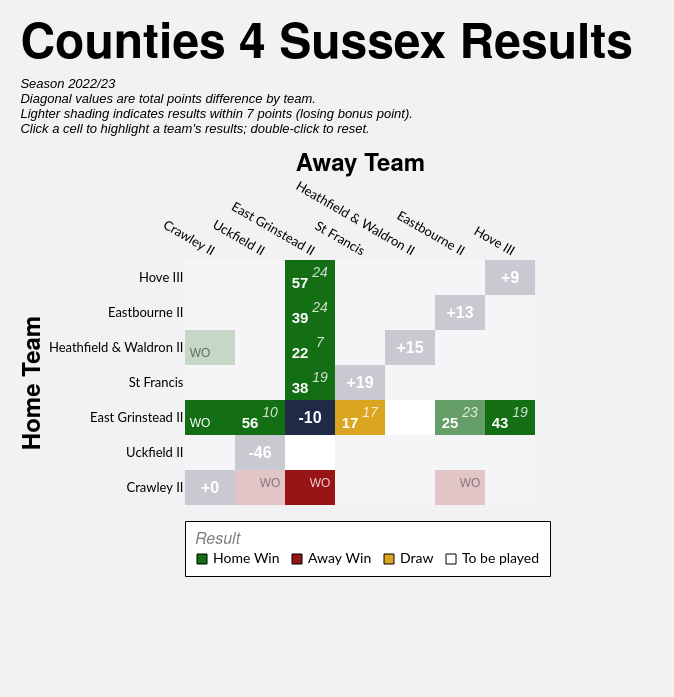

This figure's Vega-Lite source:
### Vega-Lite specification from a JSON file in a GitHub repository (floating-point values rounded to 4 significant figures)
{"config": {"axis": {"labelFont": "Lato, sans-serif", "titleFont": "PT Sans Narrow, Helvetica Neue, Helvetica, Arial, sans-serif", "labelFontSize": 13, "titleFontSize": 24, "gridColor": "#202947", "gridOpacity": 0.2}, "header": {"labelFont": "PT Sans Narrow, Helvetica Neue, Helvetica, Arial, sans-serif", "titleFont": "PT Sans Narrow, Helvetica Neue, Helvetica, Arial, sans-serif", "labelFontSize": 24, "titleFontSize": 28, "labelFontWeight": "bold", "orient": "left"}, "legend": {"labelFont": "Lato, sans-serif", "titleFont": "PT Sans Narrow, Helvetica Neue, Helvetica, Arial, sans-serif", "labelFontSize": 14, "titleFontSize": 16, "titlePadding": 5, "fillColor": "white", "strokeColor": "black", "padding": 10, "titleFontWeight": "lighter", "titleFontStyle": "italic", "titleColor": "gray", "offset": 10}, "title": {"font": "PT Sans Narrow, Helvetica Neue, Helvetica, Arial, sans-serif", "fontSize": 48, "fontWeight": "bold", "anchor": "start", "align": "center", "titlePadding": 20, "subtitlePadding": 10, "subtitleFontSize": 13, "subtitleColor": "", "subtitleFontStyle": "italic", "offset": 15, "color": "black"}, "axisX": {"labelAngle": 0}, "facet": {"title": null, "header": null, "align": {"row": "each", "column": "each"}}, "resolve": {"scale": {"y": "independent", "facet": "independent"}}, "background": "#f2f1f4", "view": {"stroke": null}}, "layer": [{"data": {"name": "data-ccf5f4ad0171923926e98273e820e13f"}, "mark": {"type": "rect"}, "encoding": {"color": {"field": "result", "legend": {"columns": 4, "direction": "horizontal", "labelLimit": 200, "offset": 16, "orient": "bottom", "symbolStrokeColor": "black", "symbolStrokeWidth": 1, "values": ["Home Win", "Away Win", "Draw", "To be played"]}, "scale": {"domain": ["Home Win", "Home Win (LBP)", "Away Win", "Away Win (LBP)", "Draw", "To be played", "N/A"], "range": ["#146f14", "#146f14a0", "#991515", "#991515a0", "goldenrod", "white", "#202946"]}, "title": "Result", "type": "nominal"}, "opacity": {"condition": {"test": "datum.home_team == param_12['home_team'] || datum.away_team == param_12['home_team'] || !isValid(param_12['home_team'])", "value": 1.0}, "value": 0.2}, "tooltip": [{"field": "home_team", "title": "Home", "type": "nominal"}, {"field": "away_team", "title": "Away", "type": "nominal"}, {"field": "home_score_text", "title": "Home Score", "type": "nominal"}, {"field": "away_score_text", "title": "Away Score", "type": "nominal"}, {"field": "result", "title": "Result", "type": "nominal"}, {"field": "date", "format": "%d %b %Y", "title": "Date", "type": "temporal"}], "x": {"axis": {"domain": false, "grid": false, "labelAngle": 30, "orient": "top", "ticks": false}, "field": "away_team", "sort": ["Crawley II", "Uckfield II", "East Grinstead II", "St Francis", "Heathfield & Waldron II", "Eastbourne II", "Hove III"], "title": "Away Team", "type": "nominal"}, "y": {"axis": {"domain": false, "grid": false, "ticks": false}, "field": "home_team", "sort": ["Hove III", "Eastbourne II", "Heathfield & Waldron II", "St Francis", "East Grinstead II", "Uckfield II", "Crawley II"], "title": "Home Team", "type": "nominal"}}, "name": "view_7"}, {"data": {"name": "data-ccf5f4ad0171923926e98273e820e13f"}, "mark": {"type": "text", "fontStyle": "italic", "size": 14, "xOffset": 10, "yOffset": -5}, "encoding": {"color": {"condition": {"test": "datum.home_team == param_12['home_team'] || datum.away_team == param_12['home_team'] || !isValid(param_12['home_team'])", "value": "white"}, "value": "black"}, "opacity": {"condition": {"test": "datum.home_team == param_12['home_team'] || datum.away_team == param_12['home_team'] || !isValid(param_12['home_team'])", "value": 0.8}, "value": 0.4}, "text": {"field": "away_score_text", "type": "nominal"}, "x": {"field": "away_team", "sort": ["Crawley II", "Uckfield II", "East Grinstead II", "St Francis", "Heathfield & Waldron II", "Eastbourne II", "Hove III"], "type": "nominal"}, "y": {"field": "home_team", "sort": ["Hove III", "Eastbourne II", "Heathfield & Waldron II", "St Francis", "East Grinstead II", "Uckfield II", "Crawley II"], "type": "nominal"}}, "transform": [{"filter": "datum.away_score_text != '' && datum.away_score_text != 'WO'"}]}, {"data": {"name": "data-ccf5f4ad0171923926e98273e820e13f"}, "mark": {"type": "text", "size": 12, "xOffset": 10, "yOffset": -5}, "encoding": {"color": {"condition": {"test": "datum.home_team == param_12['home_team'] || datum.away_team == param_12['home_team'] || !isValid(param_12['home_team'])", "value": "white"}, "value": "black"}, "opacity": {"condition": {"test": "datum.home_team == param_12['home_team'] || datum.away_team == param_12['home_team'] || !isValid(param_12['home_team'])", "value": 0.8}, "value": 0.4}, "text": {"field": "away_score_text", "type": "nominal"}, "x": {"field": "away_team", "sort": ["Crawley II", "Uckfield II", "East Grinstead II", "St Francis", "Heathfield & Waldron II", "Eastbourne II", "Hove III"], "type": "nominal"}, "y": {"field": "home_team", "sort": ["Hove III", "Eastbourne II", "Heathfield & Waldron II", "St Francis", "East Grinstead II", "Uckfield II", "Crawley II"], "type": "nominal"}}, "transform": [{"filter": "datum.away_score_text == 'WO'"}]}, {"data": {"name": "data-ccf5f4ad0171923926e98273e820e13f"}, "mark": {"type": "text", "fontWeight": "bold", "size": 15, "xOffset": -10, "yOffset": 5}, "encoding": {"color": {"condition": {"test": "datum.home_team == param_12['home_team'] || datum.away_team == param_12['home_team'] || !isValid(param_12['home_team'])", "value": "white"}, "value": "black"}, "opacity": {"condition": {"test": "datum.home_team == param_12['home_team'] || datum.away_team == param_12['home_team'] || !isValid(param_12['home_team'])", "value": 1.0}, "value": 0.5}, "text": {"field": "home_score_text", "type": "nominal"}, "x": {"field": "away_team", "sort": ["Crawley II", "Uckfield II", "East Grinstead II", "St Francis", "Heathfield & Waldron II", "Eastbourne II", "Hove III"], "type": "nominal"}, "y": {"field": "home_team", "sort": ["Hove III", "Eastbourne II", "Heathfield & Waldron II", "St Francis", "East Grinstead II", "Uckfield II", "Crawley II"], "type": "nominal"}}, "transform": [{"filter": "datum.home_score_text != '' && datum.home_score_text != 'WO'"}]}, {"data": {"name": "data-ccf5f4ad0171923926e98273e820e13f"}, "mark": {"type": "text", "size": 12, "xOffset": -10, "yOffset": 5}, "encoding": {"color": {"condition": {"test": "datum.home_team == param_12['home_team'] || datum.away_team == param_12['home_team'] || !isValid(param_12['home_team'])", "value": "white"}, "value": "black"}, "opacity": {"condition": {"test": "datum.home_team == param_12['home_team'] || datum.away_team == param_12['home_team'] || !isValid(param_12['home_team'])", "value": 1.0}, "value": 0.5}, "text": {"field": "home_score_text", "type": "nominal"}, "x": {"field": "away_team", "sort": ["Crawley II", "Uckfield II", "East Grinstead II", "St Francis", "Heathfield & Waldron II", "Eastbourne II", "Hove III"], "type": "nominal"}, "y": {"field": "home_team", "sort": ["Hove III", "Eastbourne II", "Heathfield & Waldron II", "St Francis", "East Grinstead II", "Uckfield II", "Crawley II"], "type": "nominal"}}, "transform": [{"filter": "datum.home_score_text == 'WO'"}]}, {"data": {"name": "data-c8435c9091d0f07fd5fd112509aa629a"}, "mark": {"type": "text", "color": "white", "fontWeight": "bold", "size": 16}, "encoding": {"text": {"field": "display_text", "type": "nominal"}, "tooltip": [{"field": "home_team", "title": "Team", "type": "nominal"}, {"field": "display_text", "title": "Points Difference", "type": "nominal"}], "x": {"field": "away_team", "sort": ["Crawley II", "Uckfield II", "East Grinstead II", "St Francis", "Heathfield & Waldron II", "Eastbourne II", "Hove III"], "type": "nominal"}, "y": {"field": "home_team", "sort": ["Hove III", "Eastbourne II", "Heathfield & Waldron II", "St Francis", "East Grinstead II", "Uckfield II", "Crawley II"], "type": "nominal"}}}], "height": {"step": 35}, "padding": {"left": 20, "top": 20, "right": 40, "bottom": 120}, "params": [{"name": "param_12", "select": {"type": "point", "clear": "dblclick", "fields": ["home_team"], "on": "click"}, "value": [{"home_team": "East Grinstead II"}], "views": ["view_7"]}], "title": {"text": "Counties 4 Sussex Results", "subtitle": ["Season 2022/23", "Diagonal values are total points difference by team.", "Lighter shading indicates results within 7 points (losing bonus point).", "Click a cell to highlight a team's results; double-click to reset."]}, "width": {"step": 50}, "$schema": "https://vega.github.io/schema/vega-lite/v5.20.1.json", "datasets": {"data-ccf5f4ad0171923926e98273e820e13f": [{"home_team": "Crawley II", "away_team": "Crawley II", "match_id": null, "date": "", "home_score": null, "away_score": null, "home_walkover": null, "away_walkover": null, "result": "N/A", "home_score_text": "", "away_score_text": "", "wo_result": "", "score_text": "", "display_text": "+0", "is_diagonal": true, "result_simple": "N/A"}, {"home_team": "Crawley II", "away_team": "East Grinstead II", "match_id": "995325", "date": "2022-10-01T00:00:00", "home_score": null, "away_score": null, "home_walkover": false, "away_walkover": true, "result": "Away Win", "home_score_text": "", "away_score_text": "WO", "wo_result": "AWO", "score_text": "WO", "display_text": "WO", "is_diagonal": false, "result_simple": "Away Win"}, {"home_team": "Crawley II", "away_team": "Eastbourne II", "match_id": "995339", "date": "2022-11-12T00:00:00", "home_score": null, "away_score": null, "home_walkover": false, "away_walkover": true, "result": "Away Win", "home_score_text": "", "away_score_text": "WO", "wo_result": "AWO", "score_text": "WO", "display_text": "WO", "is_diagonal": false, "result_simple": "Away Win"}, {"home_team": "Crawley II", "away_team": "Heathfield & Waldron II", "match_id": null, "date": "", "home_score": null, "away_score": null, "home_walkover": null, "away_walkover": null, "result": "To be played", "home_score_text": "", "away_score_text": "", "wo_result": "", "score_text": "", "display_text": "", "is_diagonal": false, "result_simple": "To be played"}, {"home_team": "Crawley II", "away_team": "Hove III", "match_id": null, "date": "", "home_score": null, "away_score": null, "home_walkover": null, "away_walkover": null, "result": "To be played", "home_score_text": "", "away_score_text": "", "wo_result": "", "score_text": "", "display_text": "", "is_diagonal": false, "result_simple": "To be played"}, {"home_team": "Crawley II", "away_team": "St Francis", "match_id": null, "date": "", "home_score": null, "away_score": null, "home_walkover": null, "away_walkover": null, "result": "To be played", "home_score_text": "", "away_score_text": "", "wo_result": "", "score_text": "", "display_text": "", "is_diagonal": false, "result_simple": "To be played"}, {"home_team": "Crawley II", "away_team": "Uckfield II", "match_id": "995351", "date": "2022-12-10T00:00:00", "home_score": null, "away_score": null, "home_walkover": false, "away_walkover": true, "result": "Away Win", "home_score_text": "", "away_score_text": "WO", "wo_result": "AWO", "score_text": "WO", "display_text": "WO", "is_diagonal": false, "result_simple": "Away Win"}, {"home_team": "East Grinstead II", "away_team": "Crawley II", "match_id": "995349", "date": "2022-12-03T00:00:00", "home_score": null, "away_score": null, "home_walkover": true, "away_walkover": false, "result": "Home Win", "home_score_text": "WO", "away_score_text": "", "wo_result": "HWO", "score_text": "WO", "display_text": "WO", "is_diagonal": false, "result_simple": "Home Win"}, {"home_team": "East Grinstead II", "away_team": "East Grinstead II", "match_id": null, "date": "", "home_score": null, "away_score": null, "home_walkover": null, "away_walkover": null, "result": "N/A", "home_score_text": "", "away_score_text": "", "wo_result": "", "score_text": "", "display_text": "-10", "is_diagonal": true, "result_simple": "N/A"}, {"home_team": "East Grinstead II", "away_team": "Eastbourne II", "match_id": "995326", "date": "2022-10-15T00:00:00", "home_score": 25, "away_score": 23, "home_walkover": false, "away_walkover": false, "result": "Home Win (LBP)", "home_score_text": "25", "away_score_text": "23", "wo_result": "", "score_text": "25-23", "display_text": "25-23", "is_diagonal": false, "result_simple": "Home Win"}, {"home_team": "East Grinstead II", "away_team": "Heathfield & Waldron II", "match_id": null, "date": "", "home_score": null, "away_score": null, "home_walkover": null, "away_walkover": null, "result": "To be played", "home_score_text": "", "away_score_text": "", "wo_result": "", "score_text": "", "display_text": "", "is_diagonal": false, "result_simple": "To be played"}, {"home_team": "East Grinstead II", "away_team": "Hove III", "match_id": "1032189", "date": "2023-01-07T00:00:00", "home_score": 43, "away_score": 19, "home_walkover": false, "away_walkover": false, "result": "Home Win", "home_score_text": "43", "away_score_text": "19", "wo_result": "", "score_text": "43-19", "display_text": "43-19", "is_diagonal": false, "result_simple": "Home Win"}, {"home_team": "East Grinstead II", "away_team": "St Francis", "match_id": "995334", "date": "2022-10-29T00:00:00", "home_score": 17, "away_score": 17, "home_walkover": false, "away_walkover": false, "result": "Draw", "home_score_text": "17", "away_score_text": "17", "wo_result": "", "score_text": "17-17", "display_text": "17-17", "is_diagonal": false, "result_simple": "Draw"}, {"home_team": "East Grinstead II", "away_team": "Uckfield II", "match_id": "1034960", "date": "2023-02-11T00:00:00", "home_score": 56, "away_score": 10, "home_walkover": false, "away_walkover": false, "result": "Home Win", "home_score_text": "56", "away_score_text": "10", "wo_result": "", "score_text": "56-10", "display_text": "56-10", "is_diagonal": false, "result_simple": "Home Win"}, {"home_team": "Eastbourne II", "away_team": "Crawley II", "match_id": null, "date": "", "home_score": null, "away_score": null, "home_walkover": null, "away_walkover": null, "result": "To be played", "home_score_text": "", "away_score_text": "", "wo_result": "", "score_text": "", "display_text": "", "is_diagonal": false, "result_simple": "To be played"}, {"home_team": "Eastbourne II", "away_team": "East Grinstead II", "match_id": "1032182", "date": "2023-01-21T00:00:00", "home_score": 39, "away_score": 24, "home_walkover": false, "away_walkover": false, "result": "Home Win", "home_score_text": "39", "away_score_text": "24", "wo_result": "", "score_text": "39-24", "display_text": "39-24", "is_diagonal": false, "result_simple": "Home Win"}, {"home_team": "Eastbourne II", "away_team": "Eastbourne II", "match_id": null, "date": "", "home_score": null, "away_score": null, "home_walkover": null, "away_walkover": null, "result": "N/A", "home_score_text": "", "away_score_text": "", "wo_result": "", "score_text": "", "display_text": "+13", "is_diagonal": true, "result_simple": "N/A"}, {"home_team": "Eastbourne II", "away_team": "Heathfield & Waldron II", "match_id": null, "date": "", "home_score": null, "away_score": null, "home_walkover": null, "away_walkover": null, "result": "To be played", "home_score_text": "", "away_score_text": "", "wo_result": "", "score_text": "", "display_text": "", "is_diagonal": false, "result_simple": "To be played"}, {"home_team": "Eastbourne II", "away_team": "Hove III", "match_id": null, "date": "", "home_score": null, "away_score": null, "home_walkover": null, "away_walkover": null, "result": "To be played", "home_score_text": "", "away_score_text": "", "wo_result": "", "score_text": "", "display_text": "", "is_diagonal": false, "result_simple": "To be played"}, {"home_team": "Eastbourne II", "away_team": "St Francis", "match_id": null, "date": "", "home_score": null, "away_score": null, "home_walkover": null, "away_walkover": null, "result": "To be played", "home_score_text": "", "away_score_text": "", "wo_result": "", "score_text": "", "display_text": "", "is_diagonal": false, "result_simple": "To be played"}, {"home_team": "Eastbourne II", "away_team": "Uckfield II", "match_id": null, "date": "", "home_score": null, "away_score": null, "home_walkover": null, "away_walkover": null, "result": "To be played", "home_score_text": "", "away_score_text": "", "wo_result": "", "score_text": "", "display_text": "", "is_diagonal": false, "result_simple": "To be played"}, {"home_team": "Heathfield & Waldron II", "away_team": "Crawley II", "match_id": "1034971", "date": "2023-02-11T00:00:00", "home_score": null, "away_score": null, "home_walkover": true, "away_walkover": false, "result": "Home Win", "home_score_text": "WO", "away_score_text": "", "wo_result": "HWO", "score_text": "WO", "display_text": "WO", "is_diagonal": false, "result_simple": "Home Win"}, {"home_team": "Heathfield & Waldron II", "away_team": "East Grinstead II", "match_id": "995341", "date": "2022-11-12T00:00:00", "home_score": 22, "away_score": 7, "home_walkover": false, "away_walkover": false, "result": "Home Win", "home_score_text": "22", "away_score_text": "7", "wo_result": "", "score_text": "22-7", "display_text": "22-7", "is_diagonal": false, "result_simple": "Home Win"}, {"home_team": "Heathfield & Waldron II", "away_team": "Eastbourne II", "match_id": null, "date": "", "home_score": null, "away_score": null, "home_walkover": null, "away_walkover": null, "result": "To be played", "home_score_text": "", "away_score_text": "", "wo_result": "", "score_text": "", "display_text": "", "is_diagonal": false, "result_simple": "To be played"}, {"home_team": "Heathfield & Waldron II", "away_team": "Heathfield & Waldron II", "match_id": null, "date": "", "home_score": null, "away_score": null, "home_walkover": null, "away_walkover": null, "result": "N/A", "home_score_text": "", "away_score_text": "", "wo_result": "", "score_text": "", "display_text": "+15", "is_diagonal": true, "result_simple": "N/A"}, {"home_team": "Heathfield & Waldron II", "away_team": "Hove III", "match_id": null, "date": "", "home_score": null, "away_score": null, "home_walkover": null, "away_walkover": null, "result": "To be played", "home_score_text": "", "away_score_text": "", "wo_result": "", "score_text": "", "display_text": "", "is_diagonal": false, "result_simple": "To be played"}, {"home_team": "Heathfield & Waldron II", "away_team": "St Francis", "match_id": null, "date": "", "home_score": null, "away_score": null, "home_walkover": null, "away_walkover": null, "result": "To be played", "home_score_text": "", "away_score_text": "", "wo_result": "", "score_text": "", "display_text": "", "is_diagonal": false, "result_simple": "To be played"}, {"home_team": "Heathfield & Waldron II", "away_team": "Uckfield II", "match_id": null, "date": "", "home_score": null, "away_score": null, "home_walkover": null, "away_walkover": null, "result": "To be played", "home_score_text": "", "away_score_text": "", "wo_result": "", "score_text": "", "display_text": "", "is_diagonal": false, "result_simple": "To be played"}, {"home_team": "Hove III", "away_team": "Crawley II", "match_id": null, "date": "", "home_score": null, "away_score": null, "home_walkover": null, "away_walkover": null, "result": "To be played", "home_score_text": "", "away_score_text": "", "wo_result": "", "score_text": "", "display_text": "", "is_diagonal": false, "result_simple": "To be played"}, {"home_team": "Hove III", "away_team": "East Grinstead II", "match_id": "995369", "date": "2023-03-04T00:00:00", "home_score": 57, "away_score": 24, "home_walkover": false, "away_walkover": false, "result": "Home Win", "home_score_text": "57", "away_score_text": "24", "wo_result": "", "score_text": "57-24", "display_text": "57-24", "is_diagonal": false, "result_simple": "Home Win"}, {"home_team": "Hove III", "away_team": "Eastbourne II", "match_id": null, "date": "", "home_score": null, "away_score": null, "home_walkover": null, "away_walkover": null, "result": "To be played", "home_score_text": "", "away_score_text": "", "wo_result": "", "score_text": "", "display_text": "", "is_diagonal": false, "result_simple": "To be played"}, {"home_team": "Hove III", "away_team": "Heathfield & Waldron II", "match_id": null, "date": "", "home_score": null, "away_score": null, "home_walkover": null, "away_walkover": null, "result": "To be played", "home_score_text": "", "away_score_text": "", "wo_result": "", "score_text": "", "display_text": "", "is_diagonal": false, "result_simple": "To be played"}, {"home_team": "Hove III", "away_team": "Hove III", "match_id": null, "date": "", "home_score": null, "away_score": null, "home_walkover": null, "away_walkover": null, "result": "N/A", "home_score_text": "", "away_score_text": "", "wo_result": "", "score_text": "", "display_text": "+9", "is_diagonal": true, "result_simple": "N/A"}, {"home_team": "Hove III", "away_team": "St Francis", "match_id": null, "date": "", "home_score": null, "away_score": null, "home_walkover": null, "away_walkover": null, "result": "To be played", "home_score_text": "", "away_score_text": "", "wo_result": "", "score_text": "", "display_text": "", "is_diagonal": false, "result_simple": "To be played"}, {"home_team": "Hove III", "away_team": "Uckfield II", "match_id": null, "date": "", "home_score": null, "away_score": null, "home_walkover": null, "away_walkover": null, "result": "To be played", "home_score_text": "", "away_score_text": "", "wo_result": "", "score_text": "", "display_text": "", "is_diagonal": false, "result_simple": "To be played"}, {"home_team": "St Francis", "away_team": "Crawley II", "match_id": null, "date": "", "home_score": null, "away_score": null, "home_walkover": null, "away_walkover": null, "result": "To be played", "home_score_text": "", "away_score_text": "", "wo_result": "", "score_text": "", "display_text": "", "is_diagonal": false, "result_simple": "To be played"}, {"home_team": "St Francis", "away_team": "East Grinstead II", "match_id": "995361", "date": "2023-01-28T00:00:00", "home_score": 38, "away_score": 19, "home_walkover": false, "away_walkover": false, "result": "Home Win", "home_score_text": "38", "away_score_text": "19", "wo_result": "", "score_text": "38-19", "display_text": "38-19", "is_diagonal": false, "result_simple": "Home Win"}, {"home_team": "St Francis", "away_team": "Eastbourne II", "match_id": null, "date": "", "home_score": null, "away_score": null, "home_walkover": null, "away_walkover": null, "result": "To be played", "home_score_text": "", "away_score_text": "", "wo_result": "", "score_text": "", "display_text": "", "is_diagonal": false, "result_simple": "To be played"}, {"home_team": "St Francis", "away_team": "Heathfield & Waldron II", "match_id": null, "date": "", "home_score": null, "away_score": null, "home_walkover": null, "away_walkover": null, "result": "To be played", "home_score_text": "", "away_score_text": "", "wo_result": "", "score_text": "", "display_text": "", "is_diagonal": false, "result_simple": "To be played"}, {"home_team": "St Francis", "away_team": "Hove III", "match_id": null, "date": "", "home_score": null, "away_score": null, "home_walkover": null, "away_walkover": null, "result": "To be played", "home_score_text": "", "away_score_text": "", "wo_result": "", "score_text": "", "display_text": "", "is_diagonal": false, "result_simple": "To be played"}, {"home_team": "St Francis", "away_team": "St Francis", "match_id": null, "date": "", "home_score": null, "away_score": null, "home_walkover": null, "away_walkover": null, "result": "N/A", "home_score_text": "", "away_score_text": "", "wo_result": "", "score_text": "", "display_text": "+19", "is_diagonal": true, "result_simple": "N/A"}, {"home_team": "St Francis", "away_team": "Uckfield II", "match_id": null, "date": "", "home_score": null, "away_score": null, "home_walkover": null, "away_walkover": null, "result": "To be played", "home_score_text": "", "away_score_text": "", "wo_result": "", "score_text": "", "display_text": "", "is_diagonal": false, "result_simple": "To be played"}, {"home_team": "Uckfield II", "away_team": "Crawley II", "match_id": null, "date": "", "home_score": null, "away_score": null, "home_walkover": null, "away_walkover": null, "result": "To be played", "home_score_text": "", "away_score_text": "", "wo_result": "", "score_text": "", "display_text": "", "is_diagonal": false, "result_simple": "To be played"}, {"home_team": "Uckfield II", "away_team": "East Grinstead II", "match_id": null, "date": "", "home_score": null, "away_score": null, "home_walkover": null, "away_walkover": null, "result": "To be played", "home_score_text": "", "away_score_text": "", "wo_result": "", "score_text": "", "display_text": "", "is_diagonal": false, "result_simple": "To be played"}, {"home_team": "Uckfield II", "away_team": "Eastbourne II", "match_id": null, "date": "", "home_score": null, "away_score": null, "home_walkover": null, "away_walkover": null, "result": "To be played", "home_score_text": "", "away_score_text": "", "wo_result": "", "score_text": "", "display_text": "", "is_diagonal": false, "result_simple": "To be played"}, {"home_team": "Uckfield II", "away_team": "Heathfield & Waldron II", "match_id": null, "date": "", "home_score": null, "away_score": null, "home_walkover": null, "away_walkover": null, "result": "To be played", "home_score_text": "", "away_score_text": "", "wo_result": "", "score_text": "", "display_text": "", "is_diagonal": false, "result_simple": "To be played"}, {"home_team": "Uckfield II", "away_team": "Hove III", "match_id": null, "date": "", "home_score": null, "away_score": null, "home_walkover": null, "away_walkover": null, "result": "To be played", "home_score_text": "", "away_score_text": "", "wo_result": "", "score_text": "", "display_text": "", "is_diagonal": false, "result_simple": "To be played"}, {"home_team": "Uckfield II", "away_team": "St Francis", "match_id": null, "date": "", "home_score": null, "away_score": null, "home_walkover": null, "away_walkover": null, "result": "To be played", "home_score_text": "", "away_score_text": "", "wo_result": "", "score_text": "", "display_text": "", "is_diagonal": false, "result_simple": "To be played"}, {"home_team": "Uckfield II", "away_team": "Uckfield II", "match_id": null, "date": "", "home_score": null, "away_score": null, "home_walkover": null, "away_walkover": null, "result": "N/A", "home_score_text": "", "away_score_text": "", "wo_result": "", "score_text": "", "display_text": "-46", "is_diagonal": true, "result_simple": "N/A"}], "data-c8435c9091d0f07fd5fd112509aa629a": [{"home_team": "Crawley II", "away_team": "Crawley II", "match_id": null, "date": "", "home_score": null, "away_score": null, "home_walkover": null, "away_walkover": null, "result": "N/A", "home_score_text": "", "away_score_text": "", "wo_result": "", "score_text": "", "display_text": "+0", "is_diagonal": true, "result_simple": "N/A"}, {"home_team": "East Grinstead II", "away_team": "East Grinstead II", "match_id": null, "date": "", "home_score": null, "away_score": null, "home_walkover": null, "away_walkover": null, "result": "N/A", "home_score_text": "", "away_score_text": "", "wo_result": "", "score_text": "", "display_text": "-10", "is_diagonal": true, "result_simple": "N/A"}, {"home_team": "Eastbourne II", "away_team": "Eastbourne II", "match_id": null, "date": "", "home_score": null, "away_score": null, "home_walkover": null, "away_walkover": null, "result": "N/A", "home_score_text": "", "away_score_text": "", "wo_result": "", "score_text": "", "display_text": "+13", "is_diagonal": true, "result_simple": "N/A"}, {"home_team": "Heathfield & Waldron II", "away_team": "Heathfield & Waldron II", "match_id": null, "date": "", "home_score": null, "away_score": null, "home_walkover": null, "away_walkover": null, "result": "N/A", "home_score_text": "", "away_score_text": "", "wo_result": "", "score_text": "", "display_text": "+15", "is_diagonal": true, "result_simple": "N/A"}, {"home_team": "Hove III", "away_team": "Hove III", "match_id": null, "date": "", "home_score": null, "away_score": null, "home_walkover": null, "away_walkover": null, "result": "N/A", "home_score_text": "", "away_score_text": "", "wo_result": "", "score_text": "", "display_text": "+9", "is_diagonal": true, "result_simple": "N/A"}, {"home_team": "St Francis", "away_team": "St Francis", "match_id": null, "date": "", "home_score": null, "away_score": null, "home_walkover": null, "away_walkover": null, "result": "N/A", "home_score_text": "", "away_score_text": "", "wo_result": "", "score_text": "", "display_text": "+19", "is_diagonal": true, "result_simple": "N/A"}, {"home_team": "Uckfield II", "away_team": "Uckfield II", "match_id": null, "date": "", "home_score": null, "away_score": null, "home_walkover": null, "away_walkover": null, "result": "N/A", "home_score_text": "", "away_score_text": "", "wo_result": "", "score_text": "", "display_text": "-46", "is_diagonal": true, "result_simple": "N/A"}]}}
